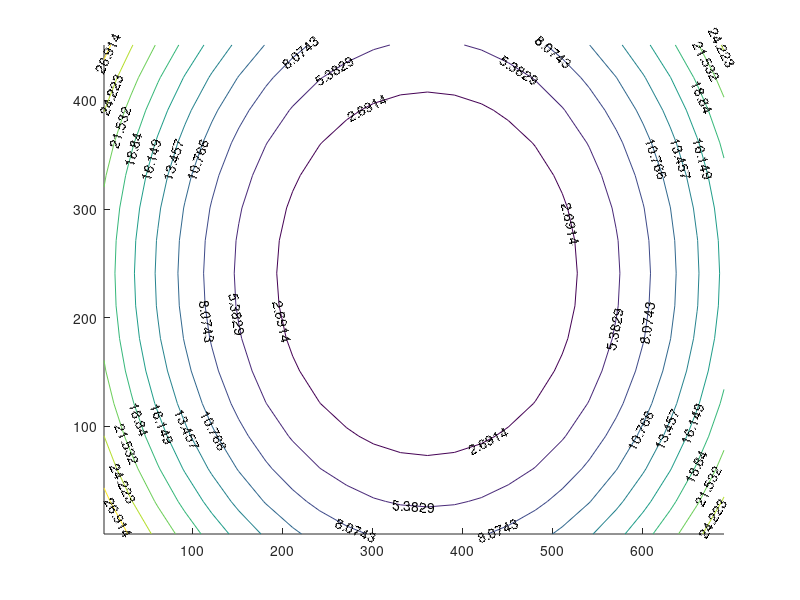

Write the MATLAB code that produced this figure. (Note: this script raises an error after producing the figure.)
%Project Clibration
%Canon EOS 70D 2016/11/20
[x,y]=meshgrid(1:30:720,1:30:480);
k1 = 6.13*10^(-4);
k2 = (-1.3)*10^(-6);
x_bar = (x-360.5)*3.125*10^(-2);
y_bar = (y-240.5)*3.125*10^(-2);
d_square=x_bar.^2+y_bar.^2;
x_delta = (x_bar.*d_square*k1+x_bar.*d_square.^(2)*k2)/(3.125*10^(-2));
y_delta = (y_bar.*d_square*k1+y_bar.*d_square.^(2)*k2)/(3.125*10^(-2));
r = sqrt(x_delta.^2+y_delta.^2);
contour(x,y,r,'showtext','on','EdgeColor','k');
hold on;
axis equal;
axis([0,720,0,480]);
title('Radial lens distortion');
xlabel('x(pixel)');
ylabel('y(pixel)');
quiver(x,y,x_delta,y_delta);

p1 = -6.2*10^(-6);
p2 = 1.2*10^(-5);
x_delta_p = ((2*x_bar.^2+d_square).*p1+2*p2.*x_bar.*y_bar)/(3.125*10^(-2));
y_delta_p = (2*p1.*x_bar.*y_bar+(2*y_bar.^2+d_square).*p2)/(3.125*10^(-2));
r_p = sqrt(x_delta_p.^2+y_delta_p.^2);
figure;
contour(x,y,r_p,'showtext','on','EdgeColor','k');
hold on;
axis equal;
axis([0,720,0,480]);
title('Decentering lens distortion');
xlabel('x(pixel)');
ylabel('y(pixel)');
quiver(x,y,x_delta_p,y_delta_p);